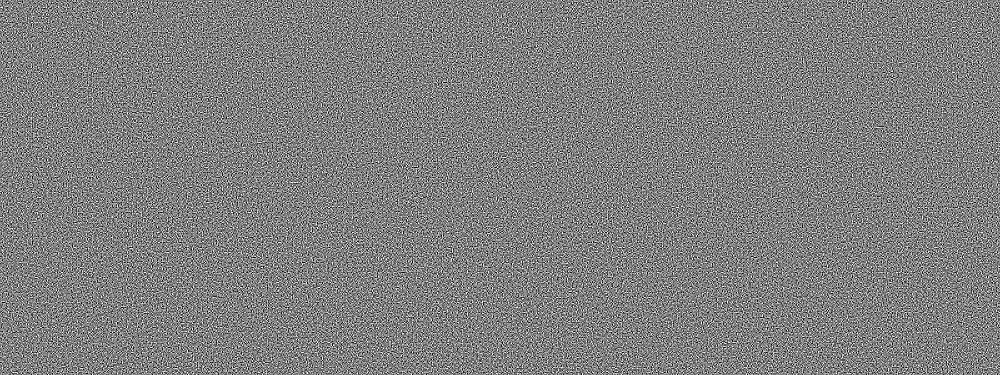
#> input picture vc/share_1.png, 1000 x 375 px, shrunk from 1600 x 600 before the run
$ python encrypt.py share_1.png share_2.png
#> lines starting #> are read from the running program, lines starting #| are printed output that depends on the picture
from PIL import Image, ImageDraw
import os
import sys
from random import SystemRandom
random = SystemRandom()

image = str(sys.argv[1])
uname = str(sys.argv[2])

img = Image.open(image)
#> img is the input picture: PIL image 1000x375 L; min 0, max 255, mean 127.5

f, e = os.path.splitext(image)
out_filename_A = "C:/wamp64/www/projectx/vc/shares/"+uname+".png"
out_filename_B = "C:/wamp64/www/projectx/vc/shares/"+uname+"_2.png"

img = img.convert('1')
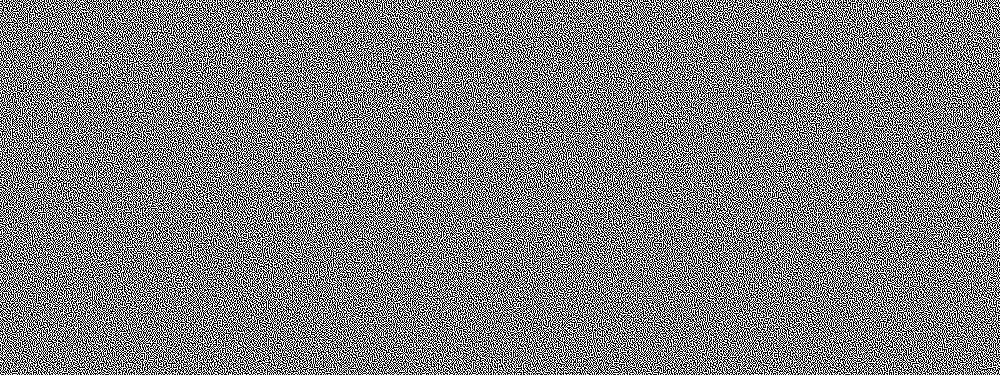
#> img: PIL image 1000x375 1; 50% white in thin lines or dots
width = img.size[0]*2
#> width = 2000
height = img.size[1]*2
#> height = 750
out_image_A = Image.new('1', (width, height))
#> out_image_A: PIL image 2000x750 1; every value is 0
out_image_B = Image.new('1', (width, height))
draw_A = ImageDraw.Draw(out_image_A)
draw_B = ImageDraw.Draw(out_image_B)
patterns = ((1, 1, 0, 0), (1, 0, 1, 0), (1, 0, 0, 1),
            (0, 1, 1, 0), (0, 1, 0, 1), (0, 0, 1, 1))
for x in range(0, int(width/2)):
    for y in range(0, int(height/2)):
        pixel = img.getpixel((x, y))
        pat = random.choice(patterns)
        draw_A.point((x*2, y*2), pat[0])
        draw_A.point((x*2+1, y*2), pat[1])
        draw_A.point((x*2, y*2+1), pat[2])
        draw_A.point((x*2+1, y*2+1), pat[3])
        if pixel == 0:
            draw_B.point((x*2, y*2), 1-pat[0])
            draw_B.point((x*2+1, y*2), 1-pat[1])
            draw_B.point((x*2, y*2+1), 1-pat[2])
            draw_B.point((x*2+1, y*2+1), 1-pat[3])
        else:
            draw_B.point((x*2, y*2), pat[0])
            draw_B.point((x*2+1, y*2), pat[1])
            draw_B.point((x*2, y*2+1), pat[2])
            draw_B.point((x*2+1, y*2+1), pat[3])

out_image_A.save(out_filename_A, 'PNG')
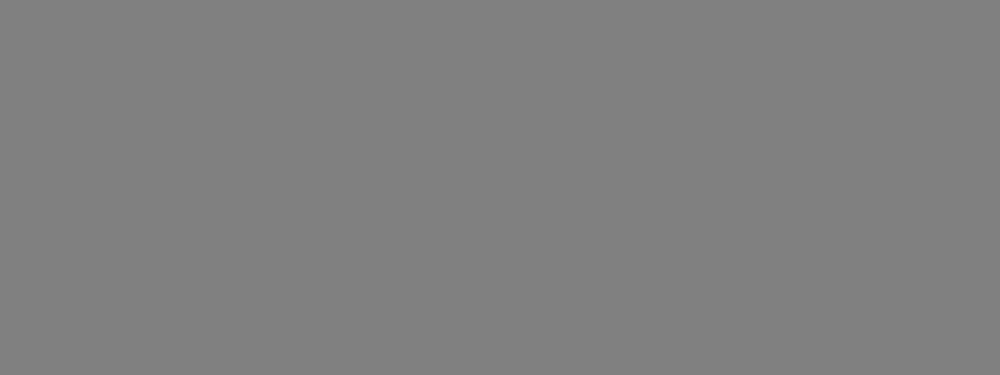
#> saved as share_2.png.png: PIL image 2000x750 1 (shown at 1/2 size); 50% white in thin lines or dots
out_image_B.save(out_filename_B, 'PNG')
